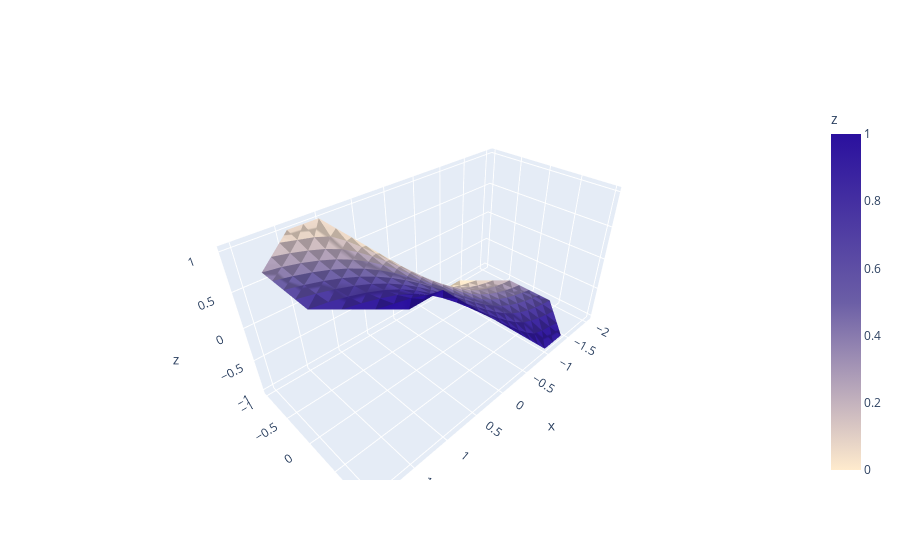

This figure's notebook cell:
### Markdown cell above
### 3D visualization of the results (a purple Pringle again)

### Code cell
fig = go.Figure(data=[
    go.Mesh3d(
        x=[x[i][0] for i in range(len(x))],
        y=[x[i][1] for i in range(len(x))],
        z= z,
        colorbar_title='z',
        colorscale=[[0, '#FFEBCD'],
                    [0.5, '#6b5ea6'],
                    [1, '#2a109e']],
        # Intensity of each vertex, which will be interpolated and color-coded
        intensity = np.linspace(0, 1, len(triangles), endpoint=True),
        intensitymode='cell',
        # i, j and k give the vertices of triangles
        # here we represent the 4 triangles of the tetrahedron surface
        i=[a for a in list(zip(*triangles))[0]],
        j=[a for a in list(zip(*triangles))[1]],
        k=[a for a in list(zip(*triangles))[2]],
        name='y',
        color=c1,
        showscale=True
    )
])
fig.show()

### Figure 1 — Plotly figure (JSON) as saved in the notebook; plotly's stock layout.template omitted (floating-point values rounded to 4 significant figures; data arrays with more than 128 entries replaced by an {"elided": "..."} marker saying what was removed)
{"data": [{"color": "#84bef5", "colorbar": {"title": {"text": "z"}}, "colorscale": [[0, "#FFEBCD"], [0.5, "#6b5ea6"], [1, "#2a109e"]], "i": {"elided": "364 int values"}, "intensity": {"elided": "364 float values"}, "intensitymode": "cell", "j": {"elided": "364 int values"}, "k": {"elided": "364 int values"}, "name": "y", "showscale": true, "type": "mesh3d", "x": {"elided": "231 float values"}, "y": {"elided": "231 float values"}, "z": {"elided": "231 float values"}}], "layout": {}}
